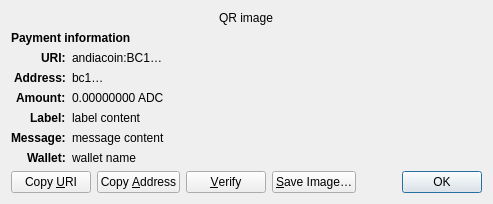
<?xml version="1.0" encoding="UTF-8"?>
<ui version="4.0">
 <class>ReceiveRequestDialog</class>
 <widget class="QDialog" name="ReceiveRequestDialog">
  <property name="geometry">
   <rect>
    <x>0</x>
    <y>0</y>
    <width>413</width>
    <height>229</height>
   </rect>
  </property>
  <property name="windowTitle">
   <string>Request payment to …</string>
  </property>
  <layout class="QGridLayout" name="gridLayout" columnstretch="0,1">
   <property name="sizeConstraint">
    <enum>QLayout::SetFixedSize</enum>
   </property>
   <item row="0" column="0" colspan="2" alignment="Qt::AlignHCenter">
    <widget class="QRImageWidget" name="qr_code">
     <property name="text">
      <string notr="true">QR image</string>
     </property>
     <property name="textInteractionFlags">
      <set>Qt::NoTextInteraction</set>
     </property>
    </widget>
   </item>
   <item row="1" column="0" colspan="2">
    <widget class="QLabel" name="payment_header">
     <property name="font">
      <font>
       <weight>75</weight>
       <bold>true</bold>
      </font>
     </property>
     <property name="text">
      <string>Payment information</string>
     </property>
     <property name="textInteractionFlags">
      <set>Qt::NoTextInteraction</set>
     </property>
    </widget>
   </item>
   <item row="2" column="0" alignment="Qt::AlignRight|Qt::AlignTop">
    <widget class="QLabel" name="uri_tag">
     <property name="font">
      <font>
       <weight>75</weight>
       <bold>true</bold>
      </font>
     </property>
     <property name="text">
      <string notr="true">URI:</string>
     </property>
     <property name="textFormat">
      <enum>Qt::PlainText</enum>
     </property>
     <property name="textInteractionFlags">
      <set>Qt::NoTextInteraction</set>
     </property>
    </widget>
   </item>
   <item row="2" column="1" alignment="Qt::AlignTop">
    <widget class="QLabel" name="uri_content">
     <property name="text">
      <string notr="true">andiacoin:BC1…</string>
     </property>
     <property name="textFormat">
      <enum>Qt::RichText</enum>
     </property>
     <property name="wordWrap">
      <bool>true</bool>
     </property>
     <property name="textInteractionFlags">
      <set>Qt::TextSelectableByMouse</set>
     </property>
    </widget>
   </item>
   <item row="3" column="0" alignment="Qt::AlignRight|Qt::AlignTop">
    <widget class="QLabel" name="address_tag">
     <property name="font">
      <font>
       <weight>75</weight>
       <bold>true</bold>
      </font>
     </property>
     <property name="text">
      <string>Address:</string>
     </property>
     <property name="textInteractionFlags">
      <set>Qt::NoTextInteraction</set>
     </property>
    </widget>
   </item>
   <item row="3" column="1" alignment="Qt::AlignTop">
    <widget class="QLabel" name="address_content">
     <property name="text">
      <string notr="true">bc1…</string>
     </property>
     <property name="textFormat">
      <enum>Qt::PlainText</enum>
     </property>
     <property name="textInteractionFlags">
      <set>Qt::TextSelectableByMouse</set>
     </property>
    </widget>
   </item>
   <item row="4" column="0" alignment="Qt::AlignRight|Qt::AlignTop">
    <widget class="QLabel" name="amount_tag">
     <property name="font">
      <font>
       <weight>75</weight>
       <bold>true</bold>
      </font>
     </property>
     <property name="text">
      <string>Amount:</string>
     </property>
     <property name="textInteractionFlags">
      <set>Qt::NoTextInteraction</set>
     </property>
    </widget>
   </item>
   <item row="4" column="1" alignment="Qt::AlignTop">
    <widget class="QLabel" name="amount_content">
     <property name="text">
      <string notr="true">0.00000000 ADC</string>
     </property>
     <property name="textFormat">
      <enum>Qt::PlainText</enum>
     </property>
     <property name="textInteractionFlags">
      <set>Qt::TextSelectableByMouse</set>
     </property>
    </widget>
   </item>
   <item row="5" column="0" alignment="Qt::AlignRight|Qt::AlignTop">
    <widget class="QLabel" name="label_tag">
     <property name="font">
      <font>
       <weight>75</weight>
       <bold>true</bold>
      </font>
     </property>
     <property name="text">
      <string>Label:</string>
     </property>
     <property name="textInteractionFlags">
      <set>Qt::NoTextInteraction</set>
     </property>
    </widget>
   </item>
   <item row="5" column="1" alignment="Qt::AlignTop">
    <widget class="QLabel" name="label_content">
     <property name="text">
      <string notr="true">label content</string>
     </property>
     <property name="textFormat">
      <enum>Qt::PlainText</enum>
     </property>
     <property name="wordWrap">
      <bool>true</bool>
     </property>
     <property name="textInteractionFlags">
      <set>Qt::TextSelectableByMouse</set>
     </property>
    </widget>
   </item>
   <item row="6" column="0" alignment="Qt::AlignRight|Qt::AlignTop">
    <widget class="QLabel" name="message_tag">
     <property name="font">
      <font>
       <weight>75</weight>
       <bold>true</bold>
      </font>
     </property>
     <property name="text">
      <string>Message:</string>
     </property>
     <property name="textInteractionFlags">
      <set>Qt::NoTextInteraction</set>
     </property>
    </widget>
   </item>
   <item row="6" column="1" alignment="Qt::AlignTop">
    <widget class="QLabel" name="message_content">
     <property name="text">
      <string notr="true">message content</string>
     </property>
     <property name="textFormat">
      <enum>Qt::PlainText</enum>
     </property>
     <property name="wordWrap">
      <bool>true</bool>
     </property>
     <property name="textInteractionFlags">
      <set>Qt::TextSelectableByMouse</set>
     </property>
    </widget>
   </item>
   <item row="7" column="0" alignment="Qt::AlignRight|Qt::AlignTop">
    <widget class="QLabel" name="wallet_tag">
     <property name="font">
      <font>
       <weight>75</weight>
       <bold>true</bold>
      </font>
     </property>
     <property name="text">
      <string>Wallet:</string>
     </property>
     <property name="textInteractionFlags">
      <set>Qt::NoTextInteraction</set>
     </property>
    </widget>
   </item>
   <item row="7" column="1" alignment="Qt::AlignTop">
    <widget class="QLabel" name="wallet_content">
     <property name="text">
      <string notr="true">wallet name</string>
     </property>
     <property name="textFormat">
      <enum>Qt::PlainText</enum>
     </property>
     <property name="wordWrap">
      <bool>true</bool>
     </property>
     <property name="textInteractionFlags">
      <set>Qt::TextSelectableByMouse</set>
     </property>
    </widget>
   </item>
   <item row="8" column="0" colspan="2">
    <layout class="QHBoxLayout" name="horizontalLayout">
     <item>
      <widget class="QPushButton" name="btnCopyURI">
       <property name="text">
        <string>Copy &amp;URI</string>
       </property>
       <property name="autoDefault">
        <bool>false</bool>
       </property>
      </widget>
     </item>
     <item>
      <widget class="QPushButton" name="btnCopyAddress">
       <property name="text">
        <string>Copy &amp;Address</string>
       </property>
       <property name="autoDefault">
        <bool>false</bool>
       </property>
      </widget>
     </item>
     <item>
      <widget class="QPushButton" name="btnVerify">
       <property name="text">
        <string>&amp;Verify</string>
       </property>
       <property name="toolTip">
        <string>Verify this address on e.g. a hardware wallet screen</string>
       </property>
       <property name="autoDefault">
        <bool>false</bool>
       </property>
      </widget>
     </item>
     <item>
      <widget class="QPushButton" name="btnSaveAs">
       <property name="text">
        <string>&amp;Save Image…</string>
       </property>
       <property name="autoDefault">
        <bool>false</bool>
       </property>
      </widget>
     </item>
     <item>
      <spacer name="horizontalSpacer_2">
       <property name="orientation">
        <enum>Qt::Horizontal</enum>
       </property>
       <property name="sizeHint" stdset="0">
        <size>
         <width>40</width>
         <height>20</height>
        </size>
       </property>
      </spacer>
     </item>
     <item>
      <widget class="QDialogButtonBox" name="buttonBox">
       <property name="focusPolicy">
        <enum>Qt::StrongFocus</enum>
       </property>
       <property name="standardButtons">
        <set>QDialogButtonBox::Ok</set>
       </property>
      </widget>
     </item>
    </layout>
   </item>
  </layout>
 </widget>
 <customwidgets>
  <customwidget>
   <class>QRImageWidget</class>
   <extends>QLabel</extends>
   <header>qt/qrimagewidget.h</header>
  </customwidget>
 </customwidgets>
 <tabstops>
  <tabstop>buttonBox</tabstop>
  <tabstop>btnCopyURI</tabstop>
  <tabstop>btnCopyAddress</tabstop>
  <tabstop>btnSaveAs</tabstop>
 </tabstops>
 <resources/>
 <connections>
  <connection>
   <sender>buttonBox</sender>
   <signal>accepted()</signal>
   <receiver>ReceiveRequestDialog</receiver>
   <slot>accept()</slot>
   <hints>
    <hint type="sourcelabel">
     <x>135</x>
     <y>230</y>
    </hint>
    <hint type="destinationlabel">
     <x>135</x>
     <y>126</y>
    </hint>
   </hints>
  </connection>
 </connections>
</ui>
